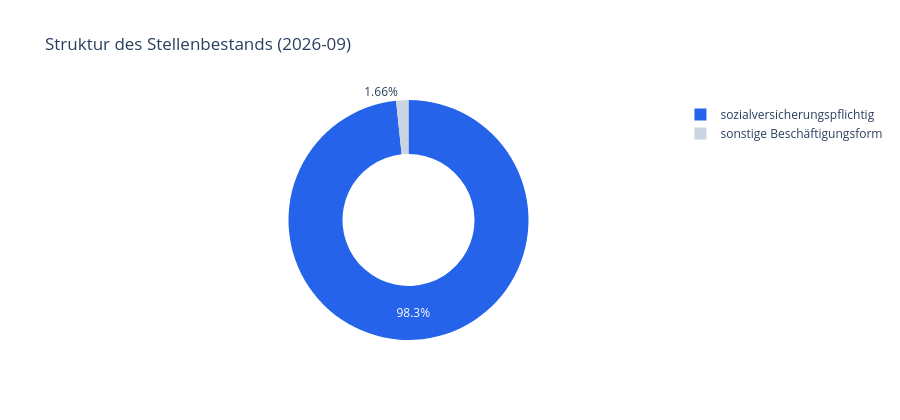

The cell this chart's notebook holds for it:
### Markdown cell above
## 6. Struktur des Bestands und Verteilung des Zugangs

Zwei bisher im Projekt noch nicht verwendete Diagrammtypen passen hier gut: ein Donut-Chart
für die Zusammensetzung des aktuellen Bestands (sozialversicherungspflichtig vs. sonstige
Beschäftigungsform) und ein Violinplot für die Verteilung der monatlichen Zugangswerte.

### Code cell
letzter_monat = arbeitsstellen.index.max()
bestand_svp = arbeitsstellen.loc[letzter_monat, "bestand_sozialversicherungspflichtig"]
bestand_gesamt = arbeitsstellen.loc[letzter_monat, "bestand"]
bestand_sonstige = bestand_gesamt - bestand_svp

fig = go.Figure(go.Pie(
    labels=["sozialversicherungspflichtig", "sonstige Beschäftigungsform"],
    values=[bestand_svp, bestand_sonstige],
    hole=0.55, marker=dict(colors=["#2563eb", "#cbd5e1"]),
))
fig.update_layout(
    title=f"Struktur des Stellenbestands ({letzter_monat})", template="plotly_white", height=420,
)
fig.write_image(ABBILDUNGEN_DIR / "abb35_arbeitsstellen_struktur.png", scale=2)
fig

### Figure 1 — Plotly figure (JSON) as saved in the notebook; plotly's stock layout.template omitted (floating-point values rounded to 4 significant figures)
{"data": [{"hole": 0.55, "labels": ["sozialversicherungspflichtig", "sonstige Beschäftigungsform"], "marker": {"colors": ["#2563eb", "#cbd5e1"]}, "type": "pie", "values": [1188, 20]}], "layout": {"height": 420, "title": {"text": "Struktur des Stellenbestands (2026-09)"}}}
